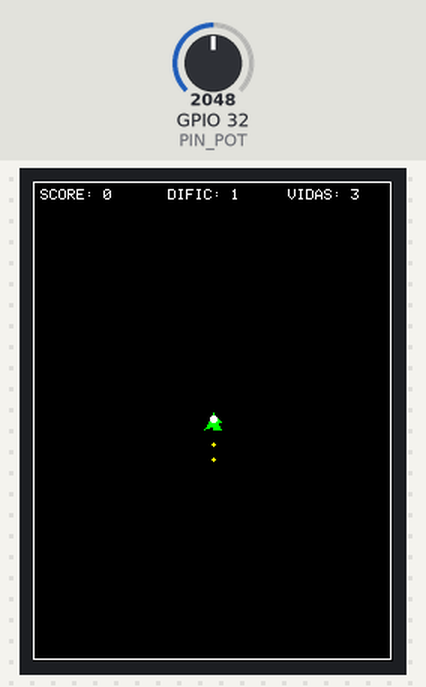
A sketch run on a simulated ESP32. Shown: 240×320 colour display. Inputs (shaded band) come from the test bench; at power-on: GPIO 32 (PIN_POT) = 2048. Random numbers use the default seed unless the sketch sets one; what the sketch prints to the serial monitor is not drawn.

Above: at 1.9 s.
2.0 s: GPIO 32 (PIN_POT) set to 2866
At 4.0 s:
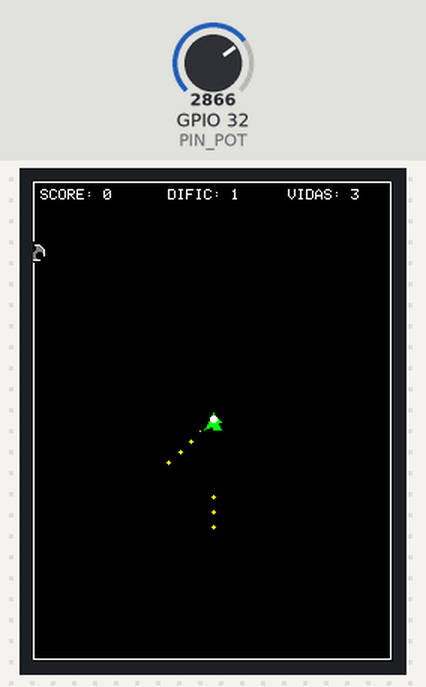
5.0 s: GPIO 32 (PIN_POT) set to 3603
At 6.03 s:
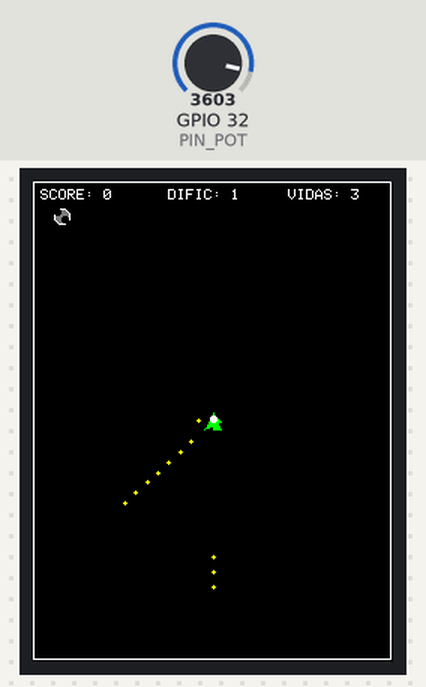
7.7 s: GPIO 32 (PIN_POT) set to 4095
At 9.26 s:
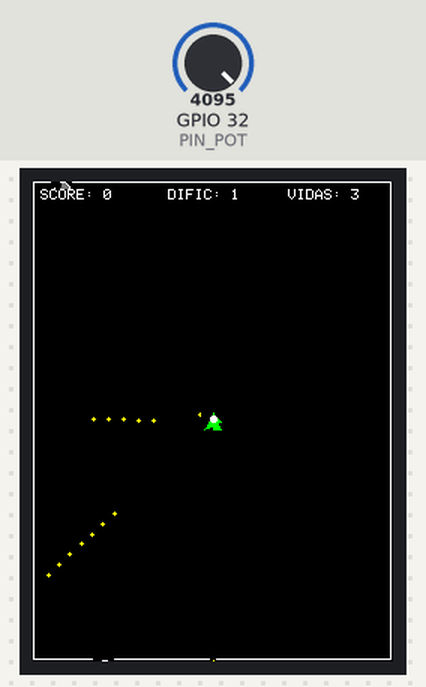
Timing chart, 0 to 10.8 s (numbered marks = the images above; inputs shaded):
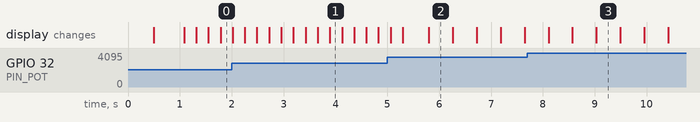

The sketch:

EspTeroids_Polido.ino
```cpp
/*
 * Jogo: Asteroids com Double Buffer (16 bpp)
 * Hardware: ESP32 + TFT (TFT_eSPI) + potenciômetro pino 32
 *
 * Controle: potenciômetro define ângulo de tiro (auto-tiro a cada 300ms)
 * Sem pisca-pisca, sem carregamento progressivo.
 * SPI reduzida para 20 MHz (configure em User_Setup.h).
 */

#include <TFT_eSPI.h>
#include <SPI.h>

// ========== CONSTANTES ==========
const int SCREEN_W = 240;
const int SCREEN_H = 320;

const int FRAME_TIME_MS = 20;      // 50 FPS
const int TIRO_COOLDOWN_MS = 300;
const int MAX_ASTEROIDES = 8;
const int MAX_TIROS = 15;

const int NAVE_SIZE = 16;
const int ASTEROIDE_SIZE = 14;
const int TIRO_SIZE = 4;

const int PIN_POT = 32;

const int BASE_SPAWN_INTERVAL_MS = 3000;
const int MIN_SPAWN_INTERVAL_MS = 800;

// ========== ESTRUTURAS ==========
struct Nave {
  int x, y;
  int angulo;
  float velTiroX, velTiroY;
};

struct Asteroide {
  int x, y;
  float velX, velY;
  bool ativo;
  int tipo;   // não usado, mantido para compatibilidade
};

struct Tiro {
  float x, y;
  float velX, velY;
  bool ativo;
};

// ========== OBJETOS GLOBAIS ==========
TFT_eSPI tft = TFT_eSPI();

// Sprite de tela inteira (16 bpp)
TFT_eSprite telaBuffer = TFT_eSprite(&tft);

// Sprites individuais (usados como "carimbos")
TFT_eSprite spriteNave = TFT_eSprite(&tft);
TFT_eSprite spriteAsteroide = TFT_eSprite(&tft);
TFT_eSprite spriteTiro = TFT_eSprite(&tft);

// Dados do jogo
Nave nave;
Asteroide asteroides[MAX_ASTEROIDES];
Tiro tiros[MAX_TIROS];

int score = 0;
int vidas = 3;
int dificuldade = 1;
unsigned long startTimeJogo = 0;
unsigned long ultimoSpawnAsteroide = 0;
unsigned long ultimoTiro = 0;
unsigned long ultimoFrame = 0;

// ========== SETUP ==========
void setup() {
  Serial.begin(115200);
  delay(500);

  tft.init();
  tft.setRotation(0);
  tft.fillScreen(TFT_BLACK);

  // Cria sprites individuais
  spriteNave.createSprite(NAVE_SIZE, NAVE_SIZE);
  spriteAsteroide.createSprite(ASTEROIDE_SIZE, ASTEROIDE_SIZE);
  spriteTiro.createSprite(TIRO_SIZE, TIRO_SIZE);

  // Cria sprite de tela inteira (16 bpp) – sem paleta
  telaBuffer.createSprite(SCREEN_W, SCREEN_H);

  pinMode(PIN_POT, INPUT);

  // Posição inicial da nave (centro)
  nave.x = SCREEN_W / 2 - NAVE_SIZE / 2;
  nave.y = SCREEN_H / 2 - NAVE_SIZE / 2;
  nave.angulo = 0;

  // Desativa todos os asteroides e tiros
  for (int i = 0; i < MAX_ASTEROIDES; i++) asteroides[i].ativo = false;
  for (int i = 0; i < MAX_TIROS; i++) tiros[i].ativo = false;

  startTimeJogo = millis();
  Serial.println("Jogo iniciado!");
}

// ========== LOOP PRINCIPAL ==========
void loop() {
  unsigned long agora = millis();
  if (agora - ultimoFrame < FRAME_TIME_MS) return;
  ultimoFrame = agora;

  if (vidas <= 0) {
    gameOver();
    return;
  }

  lerPotenciometro();
  calcularDirecaoTiro();
  dispararTiro();
  moverTiros();
  moverAsteroides();
  gerarAsteroides();
  atualizarDificuldade();
  verificarColisoes();

  desenharTudo();
}

// ========== ENTRADA ==========
void lerPotenciometro() {
  int leitura = analogRead(PIN_POT);
  nave.angulo = map(leitura, 0, 4095, -120, 120);
}

// ========== ATUALIZAÇÃO ==========
void calcularDirecaoTiro() {
  float rad = (nave.angulo + 90) * PI / 180.0;
  float vel = 5.0;
  nave.velTiroX = cos(rad) * vel;
  nave.velTiroY = sin(rad) * vel;
}

void dispararTiro() {
  unsigned long agora = millis();
  if (agora - ultimoTiro < TIRO_COOLDOWN_MS) return;
  ultimoTiro = agora;

  for (int i = 0; i < MAX_TIROS; i++) {
    if (!tiros[i].ativo) {
      tiros[i].x = nave.x + NAVE_SIZE / 2.0;
      tiros[i].y = nave.y + NAVE_SIZE / 2.0;
      tiros[i].velX = nave.velTiroX;
      tiros[i].velY = nave.velTiroY;
      tiros[i].ativo = true;
      break;
    }
  }
}

void moverTiros() {
  for (int i = 0; i < MAX_TIROS; i++) {
    if (!tiros[i].ativo) continue;
    tiros[i].x += tiros[i].velX;
    tiros[i].y += tiros[i].velY;
    if (tiros[i].x < 0 || tiros[i].x > SCREEN_W ||
        tiros[i].y < 0 || tiros[i].y > SCREEN_H)
      tiros[i].ativo = false;
  }
}

void moverAsteroides() {
  for (int i = 0; i < MAX_ASTEROIDES; i++) {
    if (!asteroides[i].ativo) continue;
    asteroides[i].x += asteroides[i].velX;
    asteroides[i].y += asteroides[i].velY;
    // Wrap-around
    if (asteroides[i].x < -ASTEROIDE_SIZE) asteroides[i].x = SCREEN_W;
    if (asteroides[i].x > SCREEN_W) asteroides[i].x = -ASTEROIDE_SIZE;
    if (asteroides[i].y < -ASTEROIDE_SIZE) asteroides[i].y = SCREEN_H;
    if (asteroides[i].y > SCREEN_H) asteroides[i].y = -ASTEROIDE_SIZE;
  }
}

void gerarAsteroides() {
  int intervalo = BASE_SPAWN_INTERVAL_MS - (dificuldade * 150);
  if (intervalo < MIN_SPAWN_INTERVAL_MS) intervalo = MIN_SPAWN_INTERVAL_MS;
  if (millis() - ultimoSpawnAsteroide < intervalo) return;
  ultimoSpawnAsteroide = millis();

  for (int i = 0; i < MAX_ASTEROIDES; i++) {
    if (asteroides[i].ativo) continue;
    int lado = random(4);
    switch (lado) {
      case 0:
        asteroides[i].x = random(SCREEN_W);
        asteroides[i].y = -ASTEROIDE_SIZE;
        break;
      case 1:
        asteroides[i].x = SCREEN_W;
        asteroides[i].y = random(SCREEN_H);
        break;
      case 2:
        asteroides[i].x = random(SCREEN_W);
        asteroides[i].y = SCREEN_H;
        break;
      case 3:
        asteroides[i].x = -ASTEROIDE_SIZE;
        asteroides[i].y = random(SCREEN_H);
        break;
    }
    float velBase = 1.5 + (dificuldade * 0.2);
    asteroides[i].velX = (random(-100, 101) / 50.0) * velBase;
    asteroides[i].velY = (random(-100, 101) / 50.0) * velBase;
    if (asteroides[i].velX == 0 && asteroides[i].velY == 0) asteroides[i].velX = 1;
    asteroides[i].tipo = random(3);
    asteroides[i].ativo = true;
    break;
  }
}

void atualizarDificuldade() {
  unsigned long segundos = (millis() - startTimeJogo) / 1000;
  dificuldade = 1 + (segundos / 30);
  if (dificuldade > 10) dificuldade = 10;
}

// ========== COLISÕES ==========
float distancia(float x1, float y1, float x2, float y2) {
  float dx = x2 - x1;
  float dy = y2 - y1;
  return sqrt(dx*dx + dy*dy);
}

void verificarColisoes() {
  // Tiros vs Asteroides
  for (int i = 0; i < MAX_TIROS; i++) {
    if (!tiros[i].ativo) continue;
    for (int j = 0; j < MAX_ASTEROIDES; j++) {
      if (!asteroides[j].ativo) continue;
      float cxT = tiros[i].x;
      float cyT = tiros[i].y;
      float cxA = asteroides[j].x + ASTEROIDE_SIZE/2.0;
      float cyA = asteroides[j].y + ASTEROIDE_SIZE/2.0;
      if (distancia(cxT, cyT, cxA, cyA) < 12) {
        tiros[i].ativo = false;
        asteroides[j].ativo = false;
        score += 100 * dificuldade;
      }
    }
  }

  // Nave vs Asteroides
  float cxN = nave.x + NAVE_SIZE/2.0;
  float cyN = nave.y + NAVE_SIZE/2.0;
  for (int i = 0; i < MAX_ASTEROIDES; i++) {
    if (!asteroides[i].ativo) continue;
    float cxA = asteroides[i].x + ASTEROIDE_SIZE/2.0;
    float cyA = asteroides[i].y + ASTEROIDE_SIZE/2.0;
    if (distancia(cxN, cyN, cxA, cyA) < 15) {
      asteroides[i].ativo = false;
      vidas--;
    }
  }
}

// ========== DESENHO (Double Buffer 16 bpp) ==========
void desenharTudo() {
  // Limpa o buffer com preto
  telaBuffer.fillSprite(TFT_BLACK);

  // Borda branca
  telaBuffer.drawRect(0, 0, SCREEN_W-1, SCREEN_H-1, TFT_WHITE);

  // Desenha asteroides (cada sprite é copiado por completo, sem transparência)
  for (int i = 0; i < MAX_ASTEROIDES; i++) {
    if (!asteroides[i].ativo) continue;
    // Prepara o sprite do asteroide
    spriteAsteroide.fillSprite(TFT_BLACK);
    spriteAsteroide.fillCircle(ASTEROIDE_SIZE/2, ASTEROIDE_SIZE/2, ASTEROIDE_SIZE/2 - 2, TFT_DARKGREY);
    spriteAsteroide.drawCircle(ASTEROIDE_SIZE/2, ASTEROIDE_SIZE/2, ASTEROIDE_SIZE/2 - 2, TFT_WHITE);
    spriteAsteroide.fillCircle(ASTEROIDE_SIZE/3, ASTEROIDE_SIZE/3, 2, TFT_BLACK);
    spriteAsteroide.fillCircle(2*ASTEROIDE_SIZE/3, 2*ASTEROIDE_SIZE/3, 2, TFT_BLACK);
    // Copia para o buffer (sem parâmetro de transparência)
    spriteAsteroide.pushToSprite(&telaBuffer, asteroides[i].x, asteroides[i].y);
  }

  // Desenha tiros
  for (int i = 0; i < MAX_TIROS; i++) {
    if (!tiros[i].ativo) continue;
    spriteTiro.fillSprite(TFT_BLACK);
    spriteTiro.fillCircle(TIRO_SIZE/2, TIRO_SIZE/2, TIRO_SIZE/2 - 1, TFT_YELLOW);
    spriteTiro.pushToSprite(&telaBuffer, (int)tiros[i].x - TIRO_SIZE/2, (int)tiros[i].y - TIRO_SIZE/2);
  }

  // Desenha nave
  spriteNave.fillSprite(TFT_BLACK);
  int cx = NAVE_SIZE/2;
  spriteNave.fillTriangle(cx, 2, 2, NAVE_SIZE-3, NAVE_SIZE-3, cx, TFT_GREEN);
  spriteNave.fillTriangle(cx, 2, NAVE_SIZE-3, NAVE_SIZE-3, cx, NAVE_SIZE-3, TFT_GREEN);
  spriteNave.fillCircle(cx, cx-2, 2, TFT_WHITE);
  spriteNave.pushToSprite(&telaBuffer, nave.x, nave.y);

  // Desenha HUD diretamente no buffer (fundo transparente)
  telaBuffer.setTextColor(TFT_WHITE, TFT_BLACK);
  telaBuffer.setTextSize(1);
  telaBuffer.setCursor(5, 5);
  telaBuffer.print("SCORE: ");
  telaBuffer.print(score);
  telaBuffer.setCursor(SCREEN_W - 70, 5);
  telaBuffer.print("VIDAS: ");
  telaBuffer.print(vidas);
  telaBuffer.setCursor(SCREEN_W/2 - 30, 5);
  telaBuffer.print("DIFIC: ");
  telaBuffer.print(dificuldade);

  // Transfere o buffer completo para a tela (em uma única rajada SPI)
  tft.startWrite();
  telaBuffer.pushSprite(0, 0);
  tft.endWrite();
}

// ========== GAME OVER ==========
void gameOver() {
  telaBuffer.fillSprite(TFT_BLACK);
  telaBuffer.setTextColor(TFT_RED, TFT_BLACK);
  telaBuffer.setTextSize(3);
  telaBuffer.setCursor(SCREEN_W/2 - 70, SCREEN_H/2 - 30);
  telaBuffer.print("GAME OVER");
  telaBuffer.setTextSize(1);
  telaBuffer.setTextColor(TFT_WHITE, TFT_BLACK);
  telaBuffer.setCursor(SCREEN_W/2 - 50, SCREEN_H/2 + 10);
  telaBuffer.print("FINAL SCORE: ");
  telaBuffer.print(score);
  telaBuffer.pushSprite(0, 0);

  delay(5000);

  // Reinicia todas as variáveis
  vidas = 3;
  score = 0;
  dificuldade = 1;
  startTimeJogo = millis();
  ultimoSpawnAsteroide = 0;
  ultimoTiro = 0;
  for (int i = 0; i < MAX_ASTEROIDES; i++) asteroides[i].ativo = false;
  for (int i = 0; i < MAX_TIROS; i++) tiros[i].ativo = false;
  nave.x = SCREEN_W/2 - NAVE_SIZE/2;
  nave.y = SCREEN_H/2 - NAVE_SIZE/2;
}
```

Measured:
- what the display in image 2 shows lasts 0.5 s, from 5.8 s to 6.3 s
